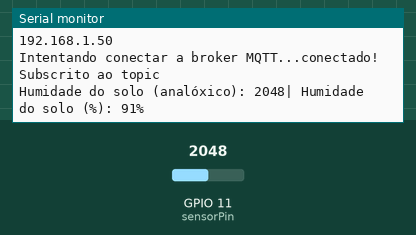
A sketch run on a simulated ESP32-S3. Shown: the last lines printed to the serial monitor. The test bench sets the inputs (shaded band); at power-on: GPIO 11 (sensorPin) = 2048. WiFi joins after 1.5 s; servers stay silent unless stated; no MQTT or app messages arrive unless stated.

Above: at 3.2 s.
3.3 s: GPIO 11 (sensorPin) set to 2866
At 8.1 s:
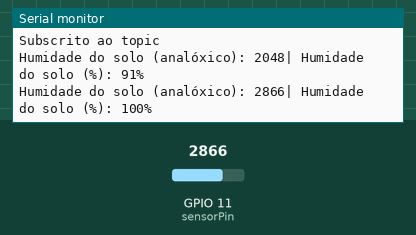
8.9 s: GPIO 11 (sensorPin) set to 3603
At 13.2 s:
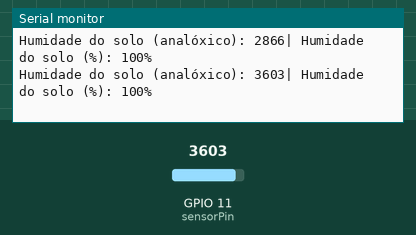
Timing chart, 0 to 14.7 s (numbered marks = the images above; inputs shaded):
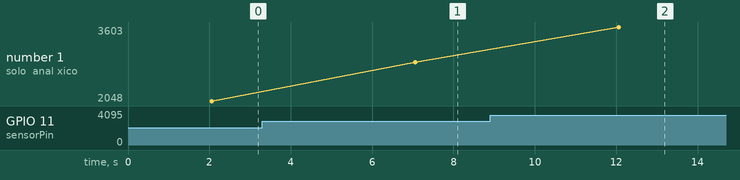

The sketch:

SoilMoistureSensor.ino
```cpp
#include <WiFi.h>
#include <PubSubClient.h>

// Credenciais da rede Wifi
const char* ssid = "";     // Substituír polo SSID da nosa rede WiFi
const char* password = ""; // Substituír polo contrasinal da nosa rede WiFi

// Configuración do broker MQTT
const char* mqtt_server = "test.mosquitto.org";
const int mqtt_port = 1883;
const char* mqtt_topic = "SDCG-NAPIoT/soilMoisture";

// Constantes de calibración
const int valorSeco = 0;       // Valor mínimo de humidade no solo
const int valorMollado = 2229; // Valor máximo de humidade no solo

WiFiClient espClient;
PubSubClient client(espClient);

const int sensorPin = 11; // pin do sensor de humidade do solo

// Función para conectar á WiFi
void setup_wifi() {
  delay(10);
  Serial.println();
  Serial.print("Conectando a ");
  Serial.println(ssid);

  WiFi.begin(ssid, password);

  while (WiFi.status() != WL_CONNECTED) {
    delay(1000);
    Serial.print(".");
  }

  Serial.println("");
  Serial.println("WiFi conectada!");
  Serial.println("IP: ");
  Serial.println(WiFi.localIP());
}

// Reconecta co broker MQTT se se perde a conexión
void reconnect() {
  while (!client.connected()) {
    Serial.print("Intentando conectar a broker MQTT...");

    // Inténtase conectar indicando o ID do dispositivo
    // IMPORTANTE: este ID debe ser único!
    if (client.connect("SDCG-NAPIoT/soilMoisture")) {
      Serial.println("conectado!");

      // Subscripción ao topic
      client.subscribe(mqtt_topic);
      Serial.println("Subscrito ao topic");
    } else {
      Serial.print("erro na conexión, erro=");
      Serial.print(client.state());
      Serial.println(" probando de novo en 5 segundos");
      delay(5000);
    }
  }
}

void setup() {
  // Configuración do sensor de humidade do solo
  pinMode(sensorPin, INPUT); // Configuramos o GPIO 11 como entrada
  // Configuración do porto serie
  Serial.begin(115200);
  // Conexión coa WiFi
  setup_wifi();
  // Configuración de MQTT
  client.setServer(mqtt_server, mqtt_port);
}

void loop() {

  // Verifica se o cliente está conectado
  if (!client.connected()) {
    reconnect();
  }
  client.loop();

  // Lemos o valor analóxico
  int valorHumidade = analogRead(sensorPin);

  // Convertemos a porcentaxe usando map()
  int porcentaxe = map(valorHumidade, valorSeco, valorMollado, 0, 100);

  // Limitamos o rango (para que non baixe de 0 nin suba de 100 por ruido)
  porcentaxe = constrain(porcentaxe, 0, 100);

  // Enviamos o valor da porcentaxe de humidade do solo por MQTT
  char msg[10];
  snprintf(msg, 10, "%d", porcentaxe);

  // Mostramos por pantalla o valor de humidade no solo
  Serial.print("Humidade do solo (analóxico): ");
  Serial.print(valorHumidade);
  Serial.print("| Humidade do solo (%): ");
  Serial.print(porcentaxe);
  Serial.println("%");

  // Publica a mensaxe no tópico indicado
  client.publish(mqtt_topic, msg);

  // Esperar 5 segundos
  delay(5000);
}
```

Measured:
- after the input at 3.3 s, the serial monitor: prints a new line after 3.8 s (image 1)
- after the input at 8.9 s, the serial monitor: prints a new line after 3.2 s (image 2)
- plotted number 1: 2048 → 2866 after the input at 3.3 s, 2866 → 3603 after the input at 8.9 s
